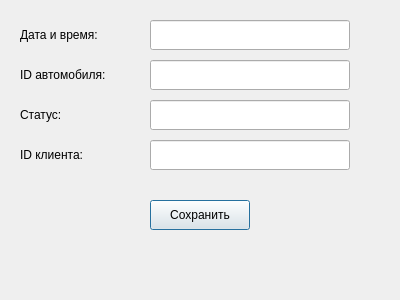
<?xml version="1.0" encoding="UTF-8"?>
<ui version="4.0">
 <class>RecordForm</class>
 <widget class="QDialog" name="RecordForm">
  <property name="geometry">
   <rect>
    <x>0</x>
    <y>0</y>
    <width>400</width>
    <height>300</height>
   </rect>
  </property>
  <property name="windowTitle">
   <string>Запись на тест-драйв</string>
  </property>
  <widget class="QWidget" name="centralwidget">
   <widget class="QLabel" name="label_datetime">
    <property name="geometry">
     <rect>
      <x>20</x>
      <y>20</y>
      <width>100</width>
      <height>30</height>
     </rect>
    </property>
    <property name="text">
     <string>Дата и время:</string>
    </property>
   </widget>
   <widget class="QLineEdit" name="datetime_input">
    <property name="geometry">
     <rect>
      <x>150</x>
      <y>20</y>
      <width>200</width>
      <height>30</height>
     </rect>
    </property>
   </widget>
   <widget class="QLabel" name="label_carid">
    <property name="geometry">
     <rect>
      <x>20</x>
      <y>60</y>
      <width>100</width>
      <height>30</height>
     </rect>
    </property>
    <property name="text">
     <string>ID автомобиля:</string>
    </property>
   </widget>
   <widget class="QLineEdit" name="carid_input">
    <property name="geometry">
     <rect>
      <x>150</x>
      <y>60</y>
      <width>200</width>
      <height>30</height>
     </rect>
    </property>
   </widget>
   <widget class="QLabel" name="label_status">
    <property name="geometry">
     <rect>
      <x>20</x>
      <y>100</y>
      <width>100</width>
      <height>30</height>
     </rect>
    </property>
    <property name="text">
     <string>Статус:</string>
    </property>
   </widget>
   <widget class="QLineEdit" name="status_input">
    <property name="geometry">
     <rect>
      <x>150</x>
      <y>100</y>
      <width>200</width>
      <height>30</height>
     </rect>
    </property>
   </widget>
   <widget class="QLabel" name="label_customerid">
    <property name="geometry">
     <rect>
      <x>20</x>
      <y>140</y>
      <width>100</width>
      <height>30</height>
     </rect>
    </property>
    <property name="text">
     <string>ID клиента:</string>
    </property>
   </widget>
   <widget class="QLineEdit" name="customerid_input">
    <property name="geometry">
     <rect>
      <x>150</x>
      <y>140</y>
      <width>200</width>
      <height>30</height>
     </rect>
    </property>
   </widget>
   <widget class="QPushButton" name="submit_button">
    <property name="geometry">
     <rect>
      <x>150</x>
      <y>200</y>
      <width>100</width>
      <height>30</height>
     </rect>
    </property>
    <property name="text">
     <string>Сохранить</string>
    </property>
   </widget>
  </widget>
 </widget>
 <resources/>
 <connections/>
</ui>
